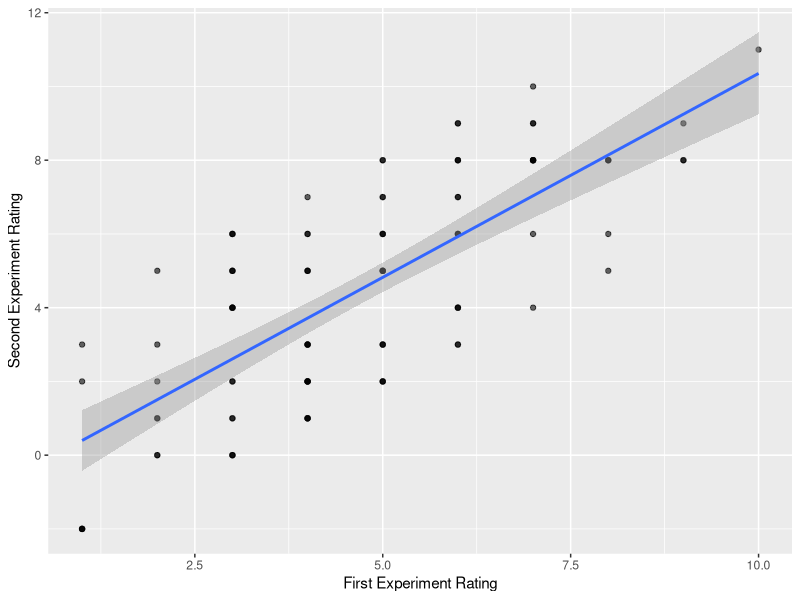
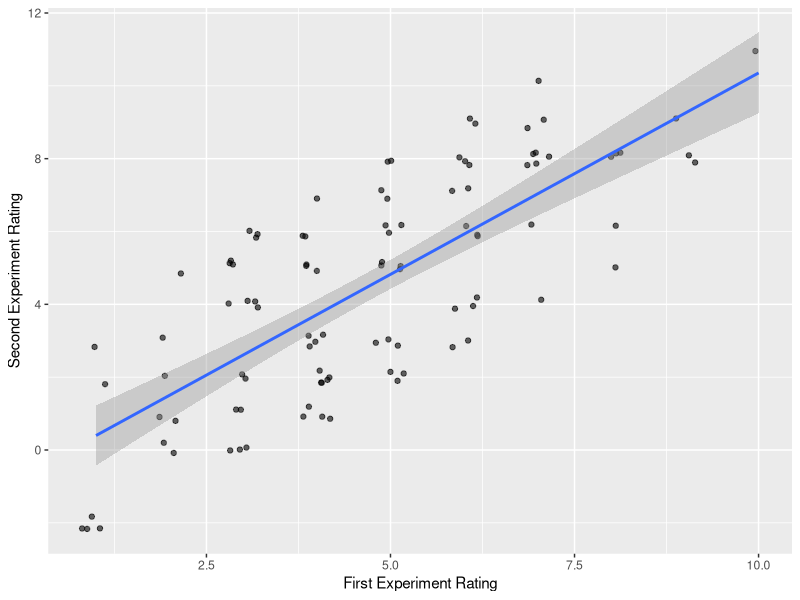

The R source for these figures, in order:
## ---- chunk 1
library(tidyverse)
library(ggplot2) # plotting
## ---- chunk 2
set.seed(123) # good practice to set a random seed, or else different runs get you different results
## ---- chunk 3
make_tea_data <- function(n_total = 48,
                          sigma = 1.25,
                          delta = 1.5) {
  n_half <- n_total / 2
  tibble(condition = c(rep("milk first", n_half), rep("tea first", n_half)),
         rating = c(round(
           rnorm(n_half, mean = 3.5 + delta, sd = sigma)
         ),
         round(rnorm(
           n_half, mean = 3.5, sd = sigma
         )))) |>
    mutate(rating = if_else(rating > 10, 10, rating),
           # truncate if greater than max/min of rating scale
           rating = if_else(rating < 1, 1, rating))
}
## ---- chunk 4
# YOUR CODE HERE
tea_data <- make_tea_data(n_total = 100, delta = 2, sigma = 2) 
## ---- chunk 5
tea_data1 <- tea_data %>%
  rowwise() %>%
  mutate(rating_exp2 = rating + sample(-3:3, 1)) %>%
  mutate(difference = rating_exp2 - rating) %>%
  ungroup()

head(tea_data1)
## ---- chunk 6
# YOUR CODE HERE
ggplot(data = tea_data1,aes(x = rating, y = rating_exp2)) +
  geom_point(alpha = 0.6) +
  geom_smooth(method='lm') +
  labs(x = "First Experiment Rating",
       y = "Second Experiment Rating")
## ---- chunk 7
ggplot(data = tea_data1, aes(x = rating, y = rating_exp2)) +
  geom_jitter(width = 0.2, height = 0.2, alpha = 0.6) +
  geom_smooth(method='lm') +
  labs(x = "First Experiment Rating",
       y = "Second Experiment Rating")
## ---- chunk 8
cor.test(tea_data1$rating, tea_data1$rating_exp2)
## ---- chunk 9
# YOUR CODE HERE
# Make new, longer dataframe 

## ---- chunk 10
# YOUR PLOTTING CODE HERE

## ---- chunk 11
# YOUR CODE HERE


